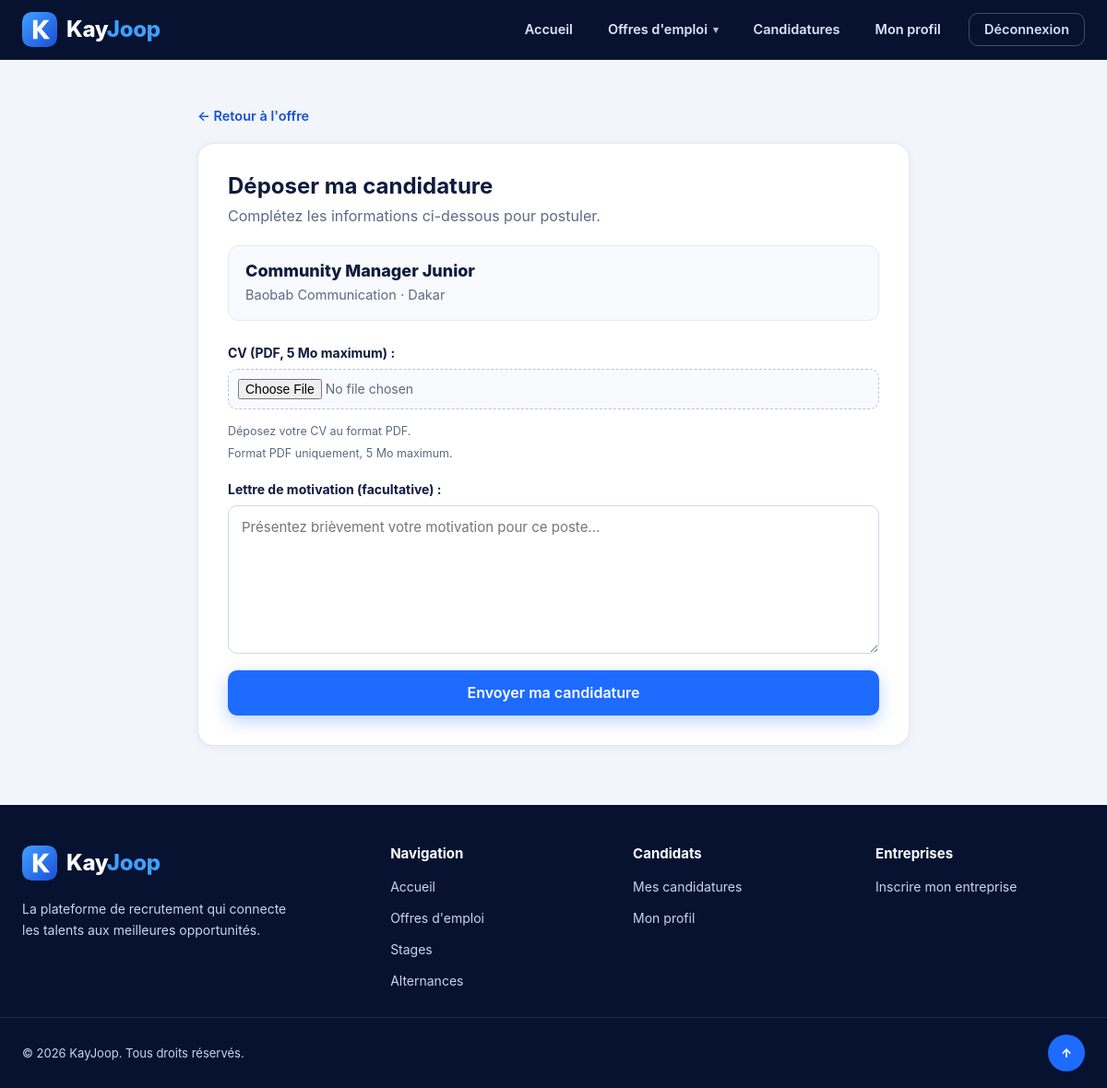
/offre/12/postuler/ (signed in), run on the app's committed database.
### offres/models.py (models this page shows, shortened)
class Offre(models.Model):
    TYPE_CHOIX = [
        ('emploi', 'Emploi'),
        ('stage', 'Stage'),
        ('alternance', 'Alternance'),
    ]
    STATUT_CHOIX = [
        ('en_attente', 'En attente de validation'),
        ('ouverte', 'Publiée'),
        ('fermee', 'Clôturée'),
    ]
    titre = models.CharField(max_length=200)
    entreprise = models.CharField(max_length=150)
    profil_entreprise = models.ForeignKey(
        'ProfilEntreprise',
        on_delete=models.SET_NULL,
        null=True,
        blank=True,
        related_name='offres'
    )
    description = models.TextField()
    type_contrat = models.CharField(
        max_length=20,
        choices=TYPE_CHOIX,
        default='emploi'
    )
    localisation = models.CharField(max_length=150)
    date_limite = models.DateField()
    statut = models.CharField(
        max_length=10,
        choices=STATUT_CHOIX,
        default='ouverte'
    )
    date_creation = models.DateTimeField(auto_now_add=True)

### offres/views.py (the view)
@login_required
def postuler(request, offre_id):
    offre = get_object_or_404(
        Offre,
        id=offre_id,
        statut='ouverte',
        date_limite__gte=timezone.localdate(),
    )
    try:
        profil = request.user.profil_etudiant
    except ProfilEtudiant.DoesNotExist:
        messages.error(
            request,
            "Aucun profil étudiant n'est associé à ce compte."
        )
        return redirect('detail_offre', offre_id=offre.id)
    deja_postule = Candidature.objects.filter(
        etudiant=profil,
        offre=offre
    ).exists()
    if deja_postule:
        messages.warning(
            request,
            "Vous avez déjà postulé à cette offre. Une seule candidature est autorisée par offre."
        )
        return redirect('detail_offre', offre_id=offre.id)
    if request.method == 'POST':
        form = CandidatureForm(
            request.POST,
            request.FILES
        )
        if form.is_valid():
            candidature = form.save(commit=False)
            candidature.etudiant = profil
            candidature.offre = offre
            candidature.save()
            if offre.profil_entreprise_id:
                NotificationEntreprise.objects.create(
                    entreprise=offre.profil_entreprise,
                    candidature=candidature,
                    message=(
                        f"{profil.nom_complet} a postulé à l'offre "
                        f"« {offre.titre} »."
                    ),
                )
            messages.success(
                request,
                "Votre candidature a été envoyée avec succès !"
            )
            return redirect('detail_offre', offre_id=offre.id)
    else:
        form = CandidatureForm()
    return render(
        request,
        'offres/postuler.html',
        {
            'form': form,
            'offre': offre,
        }
    )

### offres/forms.py (shortened to what this page needs)
class CandidatureForm(forms.ModelForm):
    cv = forms.FileField(
        required=True,
        label="CV (PDF, 5 Mo maximum)",
        help_text="Déposez votre CV au format PDF."
    )
    class Meta:
        model = Candidature
        fields = ['cv', 'lettre_motivation']
        labels = {
            'lettre_motivation': 'Lettre de motivation (facultative)',
        }
        widgets = {
            'lettre_motivation': forms.Textarea(attrs={
                'rows': 6,
                'placeholder': (
                    "Présentez brièvement votre motivation "
                    "pour ce poste..."
                ),
            }),
        }

### offres/templates/offres/postuler.html (shortened to what this page needs)
{% extends "offres/base.html" %}
{% block content %}
<main class="page page-narrow">
    <a href="{% url 'detail_offre' offre.id %}" class="back">← Retour à l'offre</a>
    <section class="card">
        <h1>Déposer ma candidature</h1>
        <p class="card-intro">Complétez les informations ci-dessous pour postuler.</p>
        <div class="offer-summary">
            <h2>{{ offre.titre }}</h2>
            <p>{{ offre.entreprise }} · {{ offre.localisation|default:"Localisation non précisée" }}</p>
        </div>
        <form method="post" enctype="multipart/form-data" class="form">
            {% for field in form %}
                {% include "offres/partials/field.html" with field=field %}
                {% if field.name == "cv" %}<small class="help" style="margin-top:-12px">Format PDF uniquement, 5 Mo maximum.</small>{% endif %}
            {% endfor %}
            <button type="submit" class="btn btn-primary btn-block">Envoyer ma candidature</button>
        </form>
    </section>
</main>
{% endblock %}

### offres/static/offres/kayjoop.css (style rules this page uses)
:root { --navy: #061230; --navy-2: #0a1f52; --navy-3: #0d2c78; --blue: #1d6bff; --blue-2: #3ea0ff; --blue-dark: #1650d6; --blue-soft: #e7f0ff; --ink: #0f1b3d; --muted: #5b6b82; --line: #e3e9f2; --bg: #f2f6fb; --white: #fff; --ok: #107a45; --ok-bg: #dcf5e8; --wait: #8a5a00; --wait-bg: #fdf0cf; --closed: #4a586f; --closed-bg: #e8ecf3; --danger: #c0291c; --danger-dark: #a21f14; --danger-bg: #fde4e1; --radius: 12px; --radius-lg: 18px; --shadow: 0 2px 10px rgba(15, 27, 61, .06); --shadow-lg: 0 18px 44px rgba(15, 27, 61, .12); --font: "Inter", "Segoe UI", system-ui, -apple-system, Arial, sans-serif; --header-h: 66px; }
*, *::before, *::after { box-sizing: border-box; }
html { scroll-behavior: smooth; }
body { display: flex; flex-direction: column; min-height: 100vh; margin: 0; overflow-x: clip; background: var(--bg); color: var(--ink); font-family: var(--font); font-size: 16px; line-height: 1.5; }
body > main { flex: 1 0 auto; }
main, section, article, form, aside, .page, .card, .hero-inner, .offers, .offer-grid { min-width: 0; }
h1, h2, h3, h4 { margin: 0; line-height: 1.2; }
p { margin: 0; }
a { color: var(--blue-dark); }
.btn { display: inline-flex; align-items: center; justify-content: center; gap: 8px; padding: 10px 20px; border: 1px solid transparent; border-radius: 10px; font: inherit; font-weight: 600; font-size: 14.5px; line-height: 1.2; text-decoration: none; cursor: pointer; white-space: nowrap; transition: background .18s, border-color .18s, transform .18s; }
.btn-primary { background: var(--blue); color: #fff; box-shadow: 0 6px 18px rgba(29, 107, 255, .3); }
.btn-block { width: 100%; padding: 14px 20px; font-size: 16px; }
.form { display: grid; gap: 18px; }
.field label { font-size: 14px; font-weight: 700; color: var(--ink); }
.field input:not([type=checkbox]):not([type=radio]):not([type=file]), .field select, .field textarea, .input { width: 100%; padding: 12px 14px; border: 1px solid #cfd8e6; border-radius: 10px; background: #fff; font: inherit; font-size: 15px; color: var(--ink); transition: border-color .18s, box-shadow .18s; }
.field textarea { resize: vertical; min-height: 110px; }
.field input[type=file] { width: 100%; padding: 10px; border: 1px dashed #b6c4da; border-radius: 10px; background: #f8fafd; font: inherit; font-size: 14px; color: var(--muted); }
.help { color: var(--muted); font-size: 12.5px; line-height: 1.5; }
.page { max-width: 1180px; width: 100%; margin: 0 auto; padding: 48px 24px 64px; }
.page-narrow { max-width: 820px; }
.back { display: inline-block; margin-bottom: 18px; color: var(--blue-dark); font-weight: 600; font-size: 14.5px; text-decoration: none; }
.card { padding: 32px; background: #fff; border: 1px solid var(--line); border-radius: var(--radius-lg); box-shadow: var(--shadow); }
.card h2 { font-size: 20px; font-weight: 800; }
.offer-summary { margin: 20px 0 24px; padding: 16px 18px; border-radius: var(--radius); background: #f8fafd; border: 1px solid var(--line); }
.offer-summary h2 { font-size: 18px; margin-bottom: 4px; }
.offer-summary p { color: var(--muted); font-size: 14.5px; }
.card-intro { margin: 6px 0 4px; color: var(--muted); }

### data on the page
Offre: titre "Community Manager Junior", entreprise "Baobab Communication", localisation "Dakar"

### other printed values
{{ field.label_tag }} "CV (PDF, 5 Mo maximum) :" "Lettre de motivation (facultative) :"
{{ field.help_text|safe }} "Déposez votre CV au format PDF."
